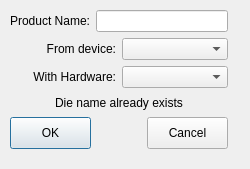
<?xml version="1.0" encoding="UTF-8"?>
<ui version="4.0">
 <class>NewDieWizard</class>
 <widget class="QDialog" name="NewDieWizard">
  <property name="geometry">
   <rect>
    <x>0</x>
    <y>0</y>
    <width>250</width>
    <height>169</height>
   </rect>
  </property>
  <property name="windowTitle">
   <string>Dialog</string>
  </property>
  <widget class="QWidget" name="">
   <property name="geometry">
    <rect>
     <x>10</x>
     <y>10</y>
     <width>218</width>
     <height>139</height>
    </rect>
   </property>
   <layout class="QVBoxLayout" name="verticalLayout">
    <item>
     <layout class="QHBoxLayout" name="horizontalLayout">
      <item>
       <widget class="QLabel" name="label">
        <property name="text">
         <string>Product Name:</string>
        </property>
        <property name="alignment">
         <set>Qt::AlignRight|Qt::AlignTrailing|Qt::AlignVCenter</set>
        </property>
       </widget>
      </item>
      <item>
       <widget class="QLineEdit" name="ProductName"/>
      </item>
     </layout>
    </item>
    <item>
     <layout class="QHBoxLayout" name="horizontalLayout_2">
      <item>
       <widget class="QLabel" name="label_2">
        <property name="text">
         <string>From device:</string>
        </property>
        <property name="alignment">
         <set>Qt::AlignRight|Qt::AlignTrailing|Qt::AlignVCenter</set>
        </property>
       </widget>
      </item>
      <item>
       <widget class="QComboBox" name="FromDevice"/>
      </item>
     </layout>
    </item>
    <item>
     <layout class="QHBoxLayout" name="horizontalLayout_4">
      <item>
       <widget class="QLabel" name="label_3">
        <property name="text">
         <string>With Hardware:</string>
        </property>
        <property name="alignment">
         <set>Qt::AlignRight|Qt::AlignTrailing|Qt::AlignVCenter</set>
        </property>
       </widget>
      </item>
      <item>
       <widget class="QComboBox" name="WithHardware"/>
      </item>
     </layout>
    </item>
    <item>
     <widget class="QLabel" name="Feedback">
      <property name="text">
       <string>Die name already exists</string>
      </property>
      <property name="alignment">
       <set>Qt::AlignCenter</set>
      </property>
     </widget>
    </item>
    <item>
     <layout class="QHBoxLayout" name="horizontalLayout_3">
      <item>
       <widget class="QPushButton" name="OKButton">
        <property name="minimumSize">
         <size>
          <width>81</width>
          <height>32</height>
         </size>
        </property>
        <property name="maximumSize">
         <size>
          <width>81</width>
          <height>32</height>
         </size>
        </property>
        <property name="text">
         <string>OK</string>
        </property>
       </widget>
      </item>
      <item>
       <spacer name="horizontalSpacer">
        <property name="orientation">
         <enum>Qt::Horizontal</enum>
        </property>
        <property name="sizeHint" stdset="0">
         <size>
          <width>40</width>
          <height>20</height>
         </size>
        </property>
       </spacer>
      </item>
      <item>
       <widget class="QPushButton" name="CancelButton">
        <property name="minimumSize">
         <size>
          <width>81</width>
          <height>32</height>
         </size>
        </property>
        <property name="maximumSize">
         <size>
          <width>81</width>
          <height>32</height>
         </size>
        </property>
        <property name="text">
         <string>Cancel</string>
        </property>
       </widget>
      </item>
     </layout>
    </item>
   </layout>
  </widget>
 </widget>
 <resources/>
 <connections/>
</ui>
